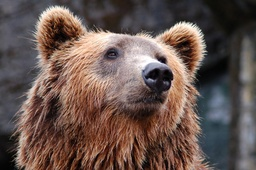
#> input picture Bear.jpg, 256 x 170 px, shrunk from 1920 x 1273 before the run
$ python main.py ../Bear.jpg 5 5
#> lines starting #> are read from the running program, lines starting #| are printed output that depends on the picture
import numpy as np
from PIL import Image
import matplotlib.pyplot as plt
import json
import sys
import os

def pad_zeros(matriz):
    """
    Recebe uma matriz 2D de tamanho (h, w) e retorna a mesma matriz
    com uma borda de tamanho 1 preenchida com zeros,
    resultando em tamanho (h+2, w+2).
    """
    h, w = matriz.shape
    # Cria uma nova matriz de zeros com tamanho h+2 e w+2
    padded = np.zeros((h + 2, w + 2), dtype=matriz.dtype)
    # Copia a matriz original para o miolo da nova matriz
    padded[1:h+1, 1:w+1] = matriz
    return padded

def sup_nao_maximo(h, w, theta_graus, Kxy_padded):
    """
    Realiza a supressão de não-máximos para um único pixel (h, w).
    Compara o valor do pixel com seus vizinhos na direção do gradiente.
    """
    angle = theta_graus[h, w]

    # Em Kxy_padded, o pixel (h, w) original está na posição (h+1, w+1)
    val = Kxy_padded[h+1, w+1]

    if angle == 0:
        vizinho1 = Kxy_padded[h+1, w]     # esquerda
        vizinho2 = Kxy_padded[h+1, w+2]   # direita
    elif angle == 45:
        vizinho1 = Kxy_padded[h+2, w]     # inferior esquerdo
        vizinho2 = Kxy_padded[h, w+2]     # superior direito
    elif angle == 90:
        vizinho1 = Kxy_padded[h, w+1]     # de cima (y-1 original é h, mas estamos analisando em Kxy_padded logo é h e h+2. No Python matriz y cresce p/ baixo, vizinhos superior e inferior)
        vizinho2 = Kxy_padded[h+2, w+1]   # de baixo
    elif angle == 135:
        vizinho1 = Kxy_padded[h, w]       # superior esquerdo
        vizinho2 = Kxy_padded[h+2, w+2]   # inferior direito
    else:
        vizinho1 = 0
        vizinho2 = 0

    if val >= vizinho1 and val >= vizinho2:
        return val
    else:
        return 0.0

if len(sys.argv) < 4:
    print("Uso: python main.py <caminho_imagem> <limiar_forte> <limiar_fraco>")
    sys.exit(1)

caminho_imagem = sys.argv[1]
limiar_forte = int(sys.argv[2])
limiar_fraco = int(sys.argv[3])

#Ler a imagem e converter para RGB para evitar problemas com PNGs (canal Alpha) ou imagens em tons de cinza
imagem = Image.open(caminho_imagem).convert('RGB')
#> imagem is the input picture: PIL image 256x170 RGB; mean R, G, B 103.7, 85.2, 79.2

# converter para numpy array
imagem = np.array(imagem)

#Separar os canais
R = imagem[:, :, 0]
G = imagem[:, :, 1]
B = imagem[:, :, 2]

# MODULO A

#ver depois se essa função precisa mesmo, ou se é desse jeito mesmo, já que a função
# do módulo B carregarGabor deveria fazer isso
def carregarKernel(caminho):
#> called with caminho = 'filtro_15x15/gaussiano.json'
  if not caminho.lower().endswith(".json"):
    return np.loadtxt(caminho, dtype=np.float32) # .txt: matriz separada por espaço

  with open(caminho, 'r') as arquivo:
#> (reads Canny_Tradicional/filtro_15x15/gaussiano.json from the repository)
    dados = json.load(arquivo)

    kernel = np.array(
        dados['kernel'],
        dtype=np.float32
    )

  return kernel

def expansao_histograma(imagem):
  """
  Realiza a expansão de histograma (contrast stretching) baseada na fórmula:
  s = round( ((r - r_min) / (r_max - r_min)) * (L - 1) )
  """

  # 1. Encontrar r_min e r_max na imagem original
  r_min = np.min(imagem)
  r_max = np.max(imagem)

  # L é o número de níveis de cinza (geralmente 256 para 8-bits)
  L = 256

  # Prevenção contra divisão por zero (imagem de cor sólida)
  if r_max == r_min:
    return imagem.copy()

  # 2. Aplicar a fórmula exata: s = ((r - r_min) / (r_max - r_min)) * (L - 1)
  # Convertendo 'r' (imagem) para float para evitar truncamento no meio do cálculo
  r = imagem.astype(np.float32)
  s = ((r - r_min) / (r_max - r_min)) * (L - 1)

  # 3. Arredondar (round) e converter para inteiro de 8-bits
  s = np.round(s).astype(np.uint8)

  return s

def equalizacao_histograma(imagem):
  """
  Realiza a equalização de histograma baseada na fórmula geral:
  s = round( ((cdf(v) - cdf_min) / (RC - cdf_min)) * (L - 1) )
  """
  L = 256
  RC = imagem.size

  # Calcula o histograma (n_l)
  hist, _ = np.histogram(imagem.ravel(), L, [0, L])

  # Calcula a soma cumulativa ( sum(n_l) )
  cdf = hist.cumsum()

  # Encontra o valor mínimo não-zero da CDF
  cdf_min = cdf[cdf > 0].min()

  # Aplica a fórmula: s = round( ((cdf - cdf_min) / (RC - cdf_min)) * (L - 1) )
  # Usamos np.maximum para evitar valores negativos caso cdf seja menor que cdf_min (o que não deve ocorrer, mas por segurança)
  cdf_normalizado = np.round(((cdf - cdf_min) / (RC - cdf_min)) * (L - 1))
  cdf_normalizado = np.clip(cdf_normalizado, 0, 255).astype(np.uint8)

  # Mapeia os pixels da imagem original para os novos valores equalizados
  img_eq = cdf_normalizado[imagem]

  return img_eq

def plot_histograma(ax, imagem, titulo):
  """
  Plota um histograma usando linhas azuis finas, imitando o estilo
  da imagem de referência (image_978e05.png).
  """
  # Calcula o histograma: array com 256 posições contendo a contagem de pixels
  hist, bins = np.histogram(imagem.ravel(), 256, [0, 256])

  # Ignora pixels com valor 0 para melhorar a visualização do restante do histograma
  hist[0] = 0

  # Plota como barras finas azuis (imitando as linhas)
  ax.bar(np.arange(256), hist, width=1, color='blue', edgecolor='blue')

  # Configurações do gráfico
  ax.set_title(titulo)
  ax.set_xlim([0, 255])

  # Ajustar limite Y para focar no corpo do histograma (ignora picos gigantes se houver)
  y_max = np.max(hist)
  ax.set_ylim([0, y_max * 1.05])

  # Adicionando uma barra de gradiente simulada na base do eixo X
  # Cria uma imagem 1x256 com valores de 0 a 255
  gradiente = np.linspace(0, 255, 256).reshape(1, 256)
  ax.imshow(gradiente, cmap='gray', aspect='auto', extent=[0, 255, -y_max*0.08, 0])

def correlacao2d(imagem,kernel):

  #tamanho da imagem e do filtro
  h_img, w_img = imagem.shape
#> h_img = 170; w_img = 256
  h_k, w_k = kernel.shape

  #descobrir o pivô do filtro
  pad_h = h_k // 2
  pad_w = w_k // 2

  #extensão por 0
  imagem_pad = np.pad(
      imagem,
      ((pad_h, pad_h), (pad_w, pad_w)),
      mode="constant" #substitui por 0
  )

  saida = np.zeros((h_img, w_img), dtype=np.float32) #cria a imagem de saida

  for i in range(h_img):
    for j in range(w_img): #percorre todos os pixels

      vizinhanca = imagem_pad[i:i+h_k,j:j+w_k] #extrai a vizinhança

      saida[i,j] = np.sum(vizinhanca * kernel)

  return saida


# recebe uma img HxWx3 (altura, largura, 3 canais de cor) e aplica correlacao2d
# separadamente em cada canal (R, G, B) - imagem[:,:,0], imagem [:,:,1], imagem[:,:,2].
def correlacao_rgb(imagem, kernel):

  # como cada chamada de correlacao2d retorna um array, usando np.stack,
  # "empilha" de volta pra 3a dimensão, refazendo a img HxWx3
  return np.stack([
      correlacao2d(imagem[:, :, c], kernel)
      for c in range(3)
  ], axis=2)

# resultado: cada pixel tem a resposta do kernel aplicada independentemente no seu canal de cor

# CANNY TRADICIONAL

#Converte para tons de cinza
imagem_cinza = 0.299 * R + 0.587 * G + 0.114 * B


# Aplica o filtro Gaussiano na imagem em tons de cinza
gaussiano_kernel = carregarKernel("filtro_15x15/gaussiano.json")
imagem_suavizada = correlacao2d(imagem_cinza, gaussiano_kernel)

# [9 lines of commented-out code are left out]

Kx_kernel = carregarKernel("filtros/sobel_x.json")
#> (reads Canny_Tradicional/filtros/sobel_x.json from the repository)
Ky_kernel = carregarKernel("filtros/sobel_y.json")
#> (reads Canny_Tradicional/filtros/sobel_y.json from the repository)

Kx = correlacao2d(imagem_suavizada, Kx_kernel)
#> after the loop in correlacao2d (call 2), `for i in range(h_img):`:
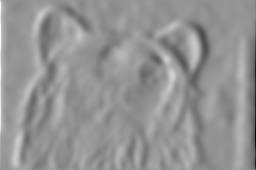
#> saida: shape (170, 256) float32; min -347.4, max 251.7, mean 0.1; drawn with min black and max white
Ky = correlacao2d(imagem_suavizada, Ky_kernel)
#> after the loop in correlacao2d (call 3), `for i in range(h_img):`:
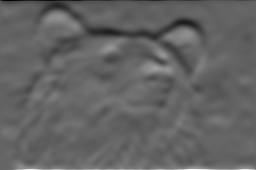
#> saida: shape (170, 256) float32; min -274.2, max 426.4, mean -0.3; drawn with min black and max white

Kxy = np.hypot(Kx,Ky)

theta_radiano = np.arctan2(Ky,Kx)
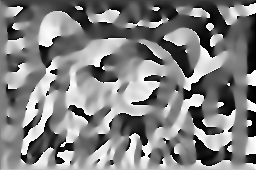
#> theta_radiano: shape (170, 256) float32; min -3.14, max 3.14, mean 0.0546; drawn with min black and max white
theta_graus = theta_radiano * (180 / np.pi)
theta_graus[theta_graus < 0] += 180

h_Kxy, w_Kxy = Kxy.shape
#> h_Kxy = 170; w_Kxy = 256

for i in range(h_Kxy):
  for j in range(w_Kxy):
    if theta_graus[i,j] >= 157.5:
      theta_graus[i,j] = 0
    elif theta_graus[i,j] >= 112.5:
      theta_graus[i,j] = 135
    elif theta_graus[i,j] >= 67.5:
      theta_graus[i,j] = 90
    elif theta_graus[i,j] >= 22.5:
      theta_graus[i,j] = 45
    else:
      theta_graus[i,j] = 0
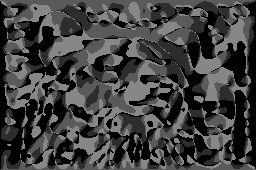
#> theta_graus: shape (170, 256) float32; min 0, max 135, mean 63.7

Kxy_padded = pad_zeros(Kxy)
#> in pad_zeros, `padded[1:h+1, 1:w+1] = matriz`:
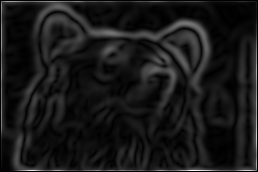
#> padded: shape (172, 258) float32; min 0, max 426.4, mean 41.7; drawn with min black and max white


# Iteração para a Supressão de Não-Máximos
imagem_suprimida = np.zeros((h_Kxy, w_Kxy), dtype=np.float32)

for i in range(h_Kxy):
  for j in range(w_Kxy):
    imagem_suprimida[i, j] = sup_nao_maximo(i, j, theta_graus, Kxy_padded)
#> this loop made 170 passes

# Aplicar a equalização usando a nova função matemática
img_expansao = expansao_histograma(imagem_suprimida)

img_equalizada = equalizacao_histograma(img_expansao)

def limiarizacao_histerese(imagem, t_baixo=50, t_alto=120):
  """
  Realiza a limiarização por histerese classificando os pixels em 3 categorias.
  """
#> called with t_baixo = 5, t_alto = 5
  BORDA_FORTE = 255
  BORDA_FRACA = 100
  NAO_BORDA = 0

  h, w = imagem.shape
  resultado = np.zeros((h, w), dtype=np.uint8)

  # Passo 1: Classificar os pixels
  forte_i, forte_j = np.where(imagem >= t_alto)
  fraca_i, fraca_j = np.where((imagem >= t_baixo) & (imagem < t_alto))

  resultado[forte_i, forte_j] = BORDA_FORTE
  resultado[fraca_i, fraca_j] = BORDA_FRACA
  # O resto (NAO_BORDA) já é 0 por conta do np.zeros

  # Passo 2: Analisar bordas fracas e conectá-las às fortes (propagação)
  # Usamos uma pilha (stack) com as posições das bordas fortes iniciais
  pilha = list(zip(forte_i, forte_j))

  dx = [-1, -1, -1,  0, 0,  1, 1, 1]
  dy = [-1,  0,  1, -1, 1, -1, 0, 1]

  while pilha:
    x, y = pilha.pop()

    # Verifica os 8 vizinhos
    for k in range(8):
      nx, ny = x + dx[k], y + dy[k]

      # Verifica limites da imagem
      if 0 <= nx < h and 0 <= ny < w:
        # Se o vizinho é uma borda fraca, ela está conectada a uma forte!
        if resultado[nx, ny] == BORDA_FRACA:
          resultado[nx, ny] = BORDA_FORTE # Promove a borda forte
          pilha.append((nx, ny)) # Adiciona na pilha para propagar
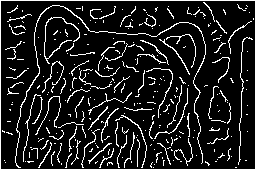
#> resultado: shape (170, 256); 12.2% white in thin lines or dots

  # Passo 3: Zerar todas as bordas fracas restantes (que não se conectaram a fortes)
  resultado[resultado == BORDA_FRACA] = NAO_BORDA

  return resultado

# Aplicar a limiarização por histerese na imagem após NMS
# Usando img_equalizada para obter melhor contraste, ou pode ser usado imagem_suprimida
# Normalmente a histerese é aplicada antes da equalização, diretamente no NMS.
# Como o NMS retorna valores muito baixos, aplicaremos na imagem pós expansão ou equalizada
# Vamos aplicar na imagem_suprimida usando os limiares adequados (que na NMS são baixos)
# OU na imagem equalizada para testar os limiares 150 e 200.
img_histerese = limiarizacao_histerese(img_equalizada, t_baixo=limiar_fraco, t_alto=limiar_forte)

# Salvar a imagem resultante na pasta "saída"
os.makedirs("saída", exist_ok=True)
nome_arquivo = os.path.basename(caminho_imagem)
caminho_saida = os.path.join("saída", f"resultado_gaussiano15x15_{nome_arquivo}")

# Para colocar a original à esquerda e o resultado à direita,
# a imagem de histerese (1 canal) precisa ser convertida para 3 canais
img_histerese_3c = np.stack((img_histerese,) * 3, axis=-1)
#> img_histerese_3c: shape (170, 256, 3); 12.2% white in thin lines or dots

# Concatena a imagem original e o resultado horizontalmente (axis=1)
img_combinada = np.concatenate((imagem, img_histerese_3c), axis=1)
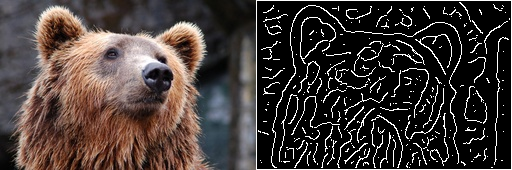
#> img_combinada: shape (170, 512, 3); mean R, G, B 67.4, 58.2, 55.1

# Salvar a imagem combinada
Image.fromarray(img_combinada).save(caminho_saida)
print(f"Resultado salvo em: {caminho_saida}")
